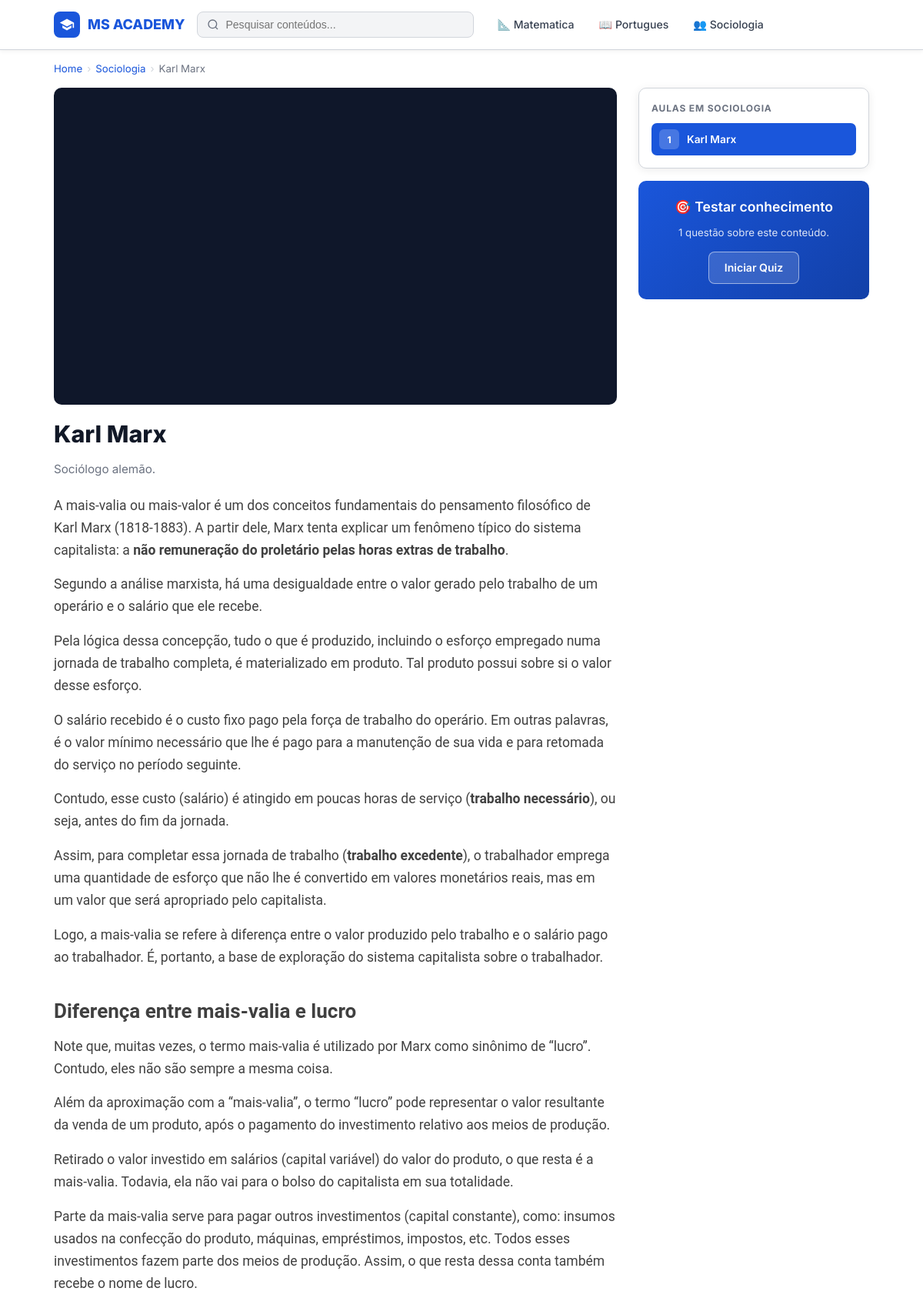
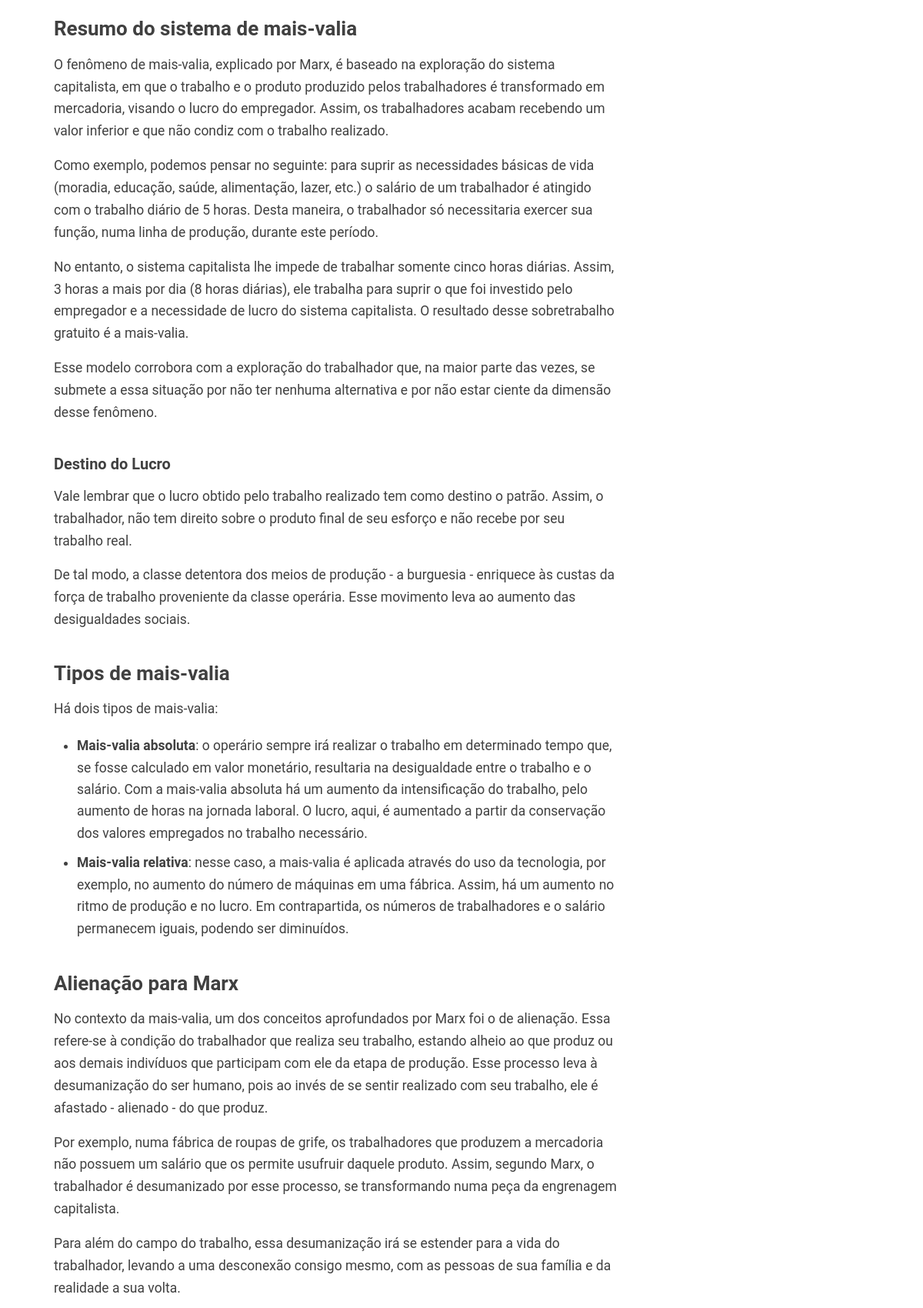
Page /conteudo.php?id=6 (upper part) on the committed database (2 pictures, top to bottom).
### tables this page shows
CREATE TABLE `disciplina` (
  `id` int NOT NULL AUTO_INCREMENT,
  `nome` varchar(100) NOT NULL,
  `descricao` text,
  PRIMARY KEY (`id`)
);

CREATE TABLE `conteudo` (
  `id` int NOT NULL AUTO_INCREMENT,
  `disciplina_id` int NOT NULL,
  `titulo` varchar(200) NOT NULL,
  `resumo` text,
  `html` longtext NOT NULL,
  `ordem` int DEFAULT '1',
  `criado_em` timestamp NULL DEFAULT CURRENT_TIMESTAMP,
  `atualizado_em` timestamp NULL DEFAULT CURRENT_TIMESTAMP ON UPDATE CURRENT_TIMESTAMP,
  PRIMARY KEY (`id`),
  KEY `fk_conteudo_disciplina` (`disciplina_id`),
  CONSTRAINT `fk_conteudo_disciplina` FOREIGN KEY (`disciplina_id`) REFERENCES `disciplina` (`id`) ON DELETE CASCADE
);

CREATE TABLE `video` (
  `id` int NOT NULL AUTO_INCREMENT,
  `conteudo_id` int NOT NULL,
  `titulo` varchar(200) DEFAULT NULL,
  `url` varchar(500) NOT NULL,
  `ordem` int DEFAULT '1',
  PRIMARY KEY (`id`),
  KEY `fk_video_conteudo` (`conteudo_id`),
  CONSTRAINT `fk_video_conteudo` FOREIGN KEY (`conteudo_id`) REFERENCES `conteudo` (`id`) ON DELETE CASCADE
);

### includes/funcoes.php (called while the page is built, shortened)
<?php
function h($str) {
    return htmlspecialchars((string)$str, ENT_QUOTES, 'UTF-8');
}
function disciplinas_todas($conn) {
    $res = $conn->query("SELECT * FROM disciplina ORDER BY nome ASC");
    return $res ? $res->fetch_all(MYSQLI_ASSOC) : [];
}
function disciplina_por_id($conn, $id) {
    $stmt = $conn->prepare("SELECT * FROM disciplina WHERE id = ?");
    $stmt->bind_param("i", $id);
    $stmt->execute();
    return $stmt->get_result()->fetch_assoc();
}
function conteudos_por_disciplina($conn, $disciplina_id) {
    $stmt = $conn->prepare(
        "SELECT * FROM conteudo WHERE disciplina_id = ? ORDER BY ordem ASC, id ASC"
    );
    $stmt->bind_param("i", $disciplina_id);
    $stmt->execute();
    return $stmt->get_result()->fetch_all(MYSQLI_ASSOC);
}
function conteudo_por_id($conn, $id) {
    $stmt = $conn->prepare("SELECT * FROM conteudo WHERE id = ?");
    $stmt->bind_param("i", $id);
    $stmt->execute();
    return $stmt->get_result()->fetch_assoc();
}
function videos_por_conteudo($conn, $conteudo_id) {
    $stmt = $conn->prepare(
        "SELECT * FROM video WHERE conteudo_id = ? ORDER BY ordem ASC, id ASC"
    );
    $stmt->bind_param("i", $conteudo_id);
    $stmt->execute();
    return $stmt->get_result()->fetch_all(MYSQLI_ASSOC);
}
function perguntas_por_conteudo($conn, $conteudo_id) {
    $stmt = $conn->prepare(
        "SELECT * FROM pergunta WHERE conteudo_id = ? ORDER BY ordem ASC, id ASC"
    );
    $stmt->bind_param("i", $conteudo_id);
    $stmt->execute();
    return $stmt->get_result()->fetch_all(MYSQLI_ASSOC);
}
function youtube_embed($url) {
    $id = '';
    if (preg_match('/youtu\.be\/([^?&]+)/', $url, $m)) $id = $m[1];
    elseif (preg_match('/[?&]v=([^&]+)/', $url, $m))   $id = $m[1];
    elseif (preg_match('/embed\/([^?&]+)/', $url, $m))  $id = $m[1];
    if ($id) return "https://www.youtube.com/embed/" . h($id);
    return h($url);
}
function icone_disciplina($nome) {
    $mapa = [
        'matem'  => ['emoji' => '📐', 'cor' => '#1A56DB', 'bg' => '#DBEAFE'],
        'fis'    => ['emoji' => '⚡', 'cor' => '#7C3AED', 'bg' => '#EDE9FE'],
        'quim'   => ['emoji' => '🧪', 'cor' => '#059669', 'bg' => '#D1FAE5'],
        'bio'    => ['emoji' => '🧬', 'cor' => '#D97706', 'bg' => '#FEF3C7'],
        'hist'   => ['emoji' => '🏛️', 'cor' => '#B91C1C', 'bg' => '#FEE2E2'],
        'port'   => ['emoji' => '📖', 'cor' => '#4338CA', 'bg' => '#E0E7FF'],
        'geo'    => ['emoji' => '🌍', 'cor' => '#0891B2', 'bg' => '#CFFAFE'],
        'fil'    => ['emoji' => '🤔', 'cor' => '#6D28D9', 'bg' => '#EDE9FE'],
        'soc'    => ['emoji' => '👥', 'cor' => '#065F46', 'bg' => '#D1FAE5'],
        'ing'    => ['emoji' => '🌐', 'cor' => '#1E40AF', 'bg' => '#DBEAFE'],
        'ed fis' => ['emoji' => '🏃', 'cor' => '#B45309', 'bg' => '#FEF3C7'],
        'arte'   => ['emoji' => '🎨', 'cor' => '#BE185D', 'bg' => '#FCE7F3'],
    ];
    $lower = mb_strtolower($nome);
    foreach ($mapa as $key => $val) {
        if (str_contains($lower, $key)) return $val;
    }
    return ['emoji' => '📚', 'cor' => '#374151', 'bg' => '#F3F4F6'];
}

### conteudo.php (the view, shortened to what this page needs)
<?php
require_once 'includes/conexao.php';
require_once 'includes/funcoes.php';
$id = (int)($_GET['id'] ?? 0);
$conteudo = conteudo_por_id($conn, $id);
$disciplina = disciplina_por_id($conn, $conteudo['disciplina_id']);
$videos     = videos_por_conteudo($conn, $id);
$perguntas  = perguntas_por_conteudo($conn, $id);
$todos_conteudos = conteudos_por_disciplina($conn, $conteudo['disciplina_id']);
require_once 'includes/header.php';
?>
<main>
<div class="container">
  <div class="breadcrumb">
    <a href="/">Home</a>
    <span class="sep">›</span>
    <a href="disciplina.php?id=<?= $disciplina['id'] ?>"><?= h($disciplina['nome']) ?></a>
    <span class="sep">›</span>
    <span><?= h($conteudo['titulo']) ?></span>
  </div>
  <div class="content-page-layout">
    <div>
      <?php if (!empty($videos)): ?>
        <div class="video-player-wrap" style="margin-bottom:20px;">
          <iframe id="videoFrame"
                  src="<?= youtube_embed($videos[0]['url']) ?>"
                  allow="accelerometer; autoplay; clipboard-write; encrypted-media; gyroscope; picture-in-picture"
                  allowfullscreen
                  loading="lazy">
          </iframe>
        </div>
      <?php endif; ?>
      <h1 style="margin-bottom:16px;"><?= h($conteudo['titulo']) ?></h1>
      <?php if ($conteudo['resumo']): ?>
        <p style="color:var(--gray-500);margin-bottom:20px;font-size:.95rem;"><?= h($conteudo['resumo']) ?></p>
      <?php endif; ?>
      <div class="content-html">
        <?= $conteudo['html']  ?>
      </div>
    </div>
    <div>
      <div class="sidebar-card">
        <h4>Aulas em <?= h($disciplina['nome']) ?></h4>
        <?php foreach ($todos_conteudos as $i => $tc): ?>
          <a href="conteudo.php?id=<?= $tc['id'] ?>" class="sidebar-lesson <?= $tc['id'] == $id ? 'active' : '' ?>">
            <div class="sl-num"><?= $i + 1 ?></div>
            <span><?= h($tc['titulo']) ?></span>
          </a>
        <?php endforeach; ?>
      </div>
      <?php if (!empty($perguntas)): ?>
        <div class="quiz-cta">
          <h3>🎯 Testar conhecimento</h3>
          <p><?= count($perguntas) ?> questão<?= count($perguntas) !== 1 ? 'ões' : '' ?> sobre este conteúdo.</p>
          <a href="quiz.php?conteudo_id=<?= $id ?>" class="btn">Iniciar Quiz</a>
        </div>
      <?php endif; ?>
    </div>
  </div>
</div>
</main>
<?php require_once 'includes/footer.php'; ?>

### includes/menu.php (shortened to what this page needs)
<?php
$disciplinas_menu = disciplinas_todas($conn);
$busca_valor = h($_GET['q'] ?? '');
?>
<header>
  <nav class="nav-inner">
    <a href="<?= BASE_URL ?>" class="logo">
      <div class="logo-icon">
        <svg viewBox="0 0 24 24"><path d="M12 3L1 9l11 6 9-4.91V17h2V9L12 3zM5 13.18v4L12 21l7-3.82v-4L12 17l-7-3.82z"/></svg>
      </div>
      MS ACADEMY
    </a>
    <form class="search-box" action="<?= BASE_URL ?>index.php" method="GET">
      <button type="submit" aria-label="Buscar">
        <svg width="16" height="16" viewBox="0 0 24 24" fill="none" stroke="currentColor" stroke-width="2">
          <circle cx="11" cy="11" r="8"/><path d="m21 21-4.35-4.35"/>
        </svg>
      </button>
      <input type="text" name="q" placeholder="Pesquisar conteúdos..." value="<?= $busca_valor ?>" autocomplete="off"/>
    </form>
    <div class="nav-tabs">
      <?php foreach (array_slice($disciplinas_menu, 0, 4) as $dm):
        $ic = icone_disciplina($dm['nome']);
      ?>
        <a href="<?= BASE_URL ?>disciplina.php?id=<?= $dm['id'] ?>" class="nav-tab">
          <?= $ic['emoji'] ?> <?= h($dm['nome']) ?>
        </a>
      <?php endforeach; ?>
    </div>
  </nav>
</header>

### rows in the picture
disciplina: nome "📐", nome "Matematica"
disciplina: nome "📖", nome "Portugues"
disciplina: nome "👥", nome "Sociologia", nome "SOCIOLOGIA"
conteudo: titulo "Karl Marx", resumo "Sociólogo alemão.", html "A mais-valia ou mais-valor é um dos conceitos fundamentais do pensamento filosófico de Karl Marx (1818-1883). A partir dele, Marx tenta explicar um fenômeno típico do sistema capitalista: a não remuneração do proletário pelas horas extras de trabalho . Segundo a análise marxista, há uma desigualdade entre o valor gerado pelo trabalho de um operário e o salário que ele recebe. Pela lógica dessa concepção, tudo o que é produzido, incluindo o esforço empregado numa jornada de trabalho completa, é materializado em produto. Tal produto possui sobre si o valor desse esforço. O salário recebido é o custo fixo pago pela força de trabalho do operário. Em outras palavras, é o valor mínimo necessário…"

### other values in the picture
count($perguntas) "1"
